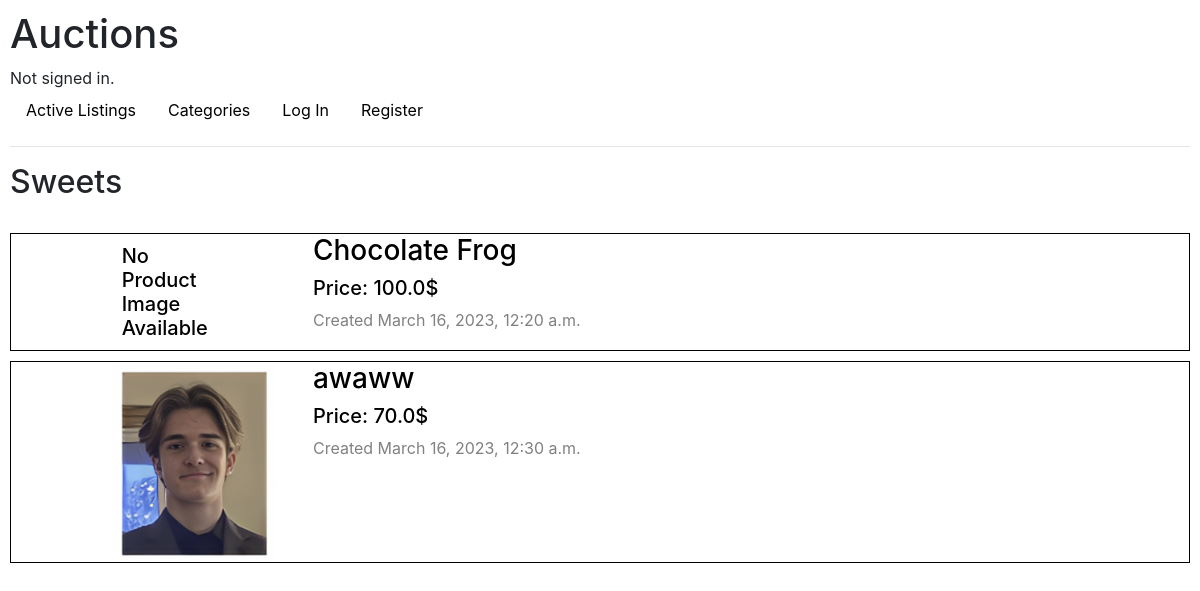
Screenshot of /categories/Sweets with the database file from the repository.
### auctions/models.py (models this page shows, shortened)
class Category(models.Model):
    name= models.CharField(max_length=64,)

class Listing(models.Model):
    owner = models.ForeignKey(User, on_delete=models.CASCADE, related_name="Listings")
    title = models.CharField(max_length=64)
    description = models.CharField(max_length=200)
    image = models.ImageField(upload_to="listing_images", blank=True)
    categories = models.ManyToManyField(Category, related_name="listings")
    starting_price = models.FloatField()
    watchlisted = models.ManyToManyField(User, related_name="watchlist", null=True, blank=True)
    creation_date_time = models.DateTimeField(auto_now_add=True)
    active = models.BooleanField()

class Bid(models.Model):
    amount= models.FloatField()
    bidder = models.ForeignKey(User, on_delete=models.CASCADE, related_name="Bids")
    listing = models.ForeignKey(Listing, on_delete=models.CASCADE, related_name="Bids")

### auctions/views.py (the view)
# urls.py: path("categories/<str:name>", views.category, name="category"),
def category(request, name:str):
    noResults = False
    listingObjects = Listing.objects.filter(active__exact = True).filter(categories__name=name)
    listings = make_listing_touple(listingObjects)
    if len(listings) == 0:
        noResults = True
    return render(request,"auctions/category.html", {
        "name" : name,
        "listings" : listings,
        "noResults" : noResults
    })

### auctions/views.py (called while the page is built)
def make_listing_touple(listingObjects):
    listings = []
    highestBid = None
    for listing in listingObjects.values():
        highestBid = get_highest_bid(listing)
        listings.append((listing, listing["title"].replace(" ", "_"), highestBid))
        highestBid = None
    return listings

def get_highest_bid(listing):
    amount = listing["starting_price"]
    highestBid = None
    for bid in Bid.objects.filter(listing=listing["id"]):
            try:
                if bid.amount > amount:
                    amount = bid.amount
                    highestBid = bid
            except IndexError:
                pass
    return highestBid

### auctions/templates/auctions/category.html
{% extends "auctions/listing_page.html" %}
{% block listings %}
    <h2>{{ name }}</h2>
{% endblock %}

### auctions/templates/auctions/listing_page.html (shortened to what this page needs)
{% extends "auctions/layout.html" %}
{% block body %}
    {% block listings %}
    {% endblock %}
    <br/>
    {% for listing in listings %}
        <a href="{% url 'listing' listing.1 %}" style="color: black; text-decoration: none;">
            <div class="listing">
                <div class="row">
                    <div class="col-md-1"></div>
                    <div class="col-md-1">
                        {% if listing.0.image == '' %}
                            <h5 style="margin: 10px;">No Product Image Available</h5>
                        {% else %}
                            <img src="{{root}}{{ listing.0.image }}" alt="Listing Image" height="200px">
                        {% endif %}
                    </div>
                    <div class="col-md-1"></div>
                    <div class="col-md-9">
                        <h3>{{ listing.0.title}}</h3>
                        <h5>
                            Price:
                                {% if listing.2 == None %}
                                    {{listing.0.starting_price}}$
                                {% else %}
                                    {{ listing.2.amount }}$
                                {% endif %}
                        </h5>
                        <p style="color: grey;">
                            Created {{ listing.0.creation_date_time}}
                        </p>
                    </div>
                </div>
            </div>
        </a>
    {% endfor %}
{% endblock %}

### auctions/static/auctions/styles.css (style rules this page uses)
body { padding: 10px; }
.listing { border:1px solid black; margin-bottom: 10px; }
a:link { color: black; }

### rows the page displays
Category: name "Sweets"
Listing: shows "No Product Image Available", title "Chocolate Frog", amount "100.0", creation_date_time "March 16, 2023, 12:20 a.m."
Listing: image (picture), title "awaww", amount "70.0", creation_date_time "March 16, 2023, 12:30 a.m."
